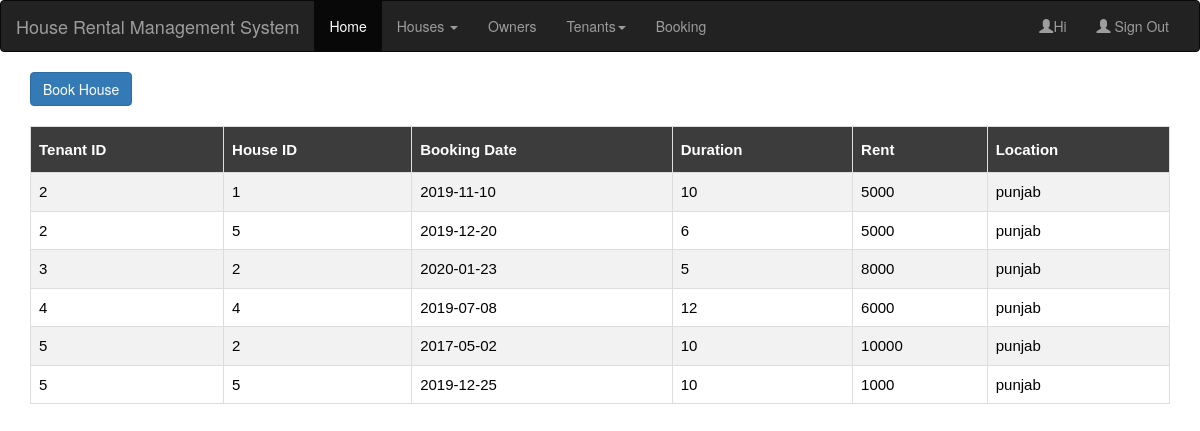
Screenshot of /booking.php with the database file from the repository.
### tables this page shows
CREATE TABLE IF NOT EXISTS `booking` (
  `tenant_id` int(11) DEFAULT NULL,
  `house_id` int(11) DEFAULT NULL,
  `booking_date` date DEFAULT NULL,
  `duration` int(11) DEFAULT NULL,
  `rent` int(11) DEFAULT NULL,
   `size` varchar(255) DEFAULT NULL,
   `location` varchar(255) DEFAULT NULL,
  `agreement` longblob
);

### booking.php (the view, shortened to what this page needs)
<!DOCTYPE html>
<html lang="en">
<head>
  <link rel="stylesheet" type="text/css" href="table.css">
  <link rel="stylesheet" href="https://maxcdn.bootstrapcdn.com/bootstrap/3.4.0/css/bootstrap.min.css">
</head>
<body>
<nav class="navbar navbar-inverse">
  <div class="container-fluid">
    <div class="navbar-header">
      <a class="navbar-brand" href="#">House Rental Management System</a>
    </div>
    <div class="collapse navbar-collapse" id="myNavbar">
      <ul class="nav navbar-nav">
        <li class="active"><a href="home.php">Home</a></li>
        <li class="dropdown">
          <a class="dropdown-toggle" data-toggle="dropdown" href="#">Houses <span class="caret"></span></a>
        </li>
        <li><a href="owner.php">Owners</a></li>
        <li class="dropdown">
          <a class="dropdown-toggle" data-toggle="dropdown" href="#">Tenants<span class="caret"></span></a>
          </li>
        <li><a href="booking.php">Booking</a></li>
      </ul>
      <ul class="nav navbar-nav navbar-right">
         <li><a href="#"><span class="glyphicon glyphicon-user"></span>Hi <?php session_start();echo $_SESSION['uname'];?></a>
         </li>
        <li><a href="index.html"><span class="glyphicon glyphicon-user"></span> Sign Out</a></li>
      </ul>
    </div>
  </div>
</nav>
<div class="container">
<a href="dobooking.html" class='btn btn-primary'>Book House</a>
<br><br>
  <table border="1" id="customers">
    <tr>
      <th>Tenant ID</th>
      <th>House ID</th>
      <th>Booking Date</th>
      <th>Duration</th>
      <th>Rent</th>
      <th>Location</th>
    </tr>
<?php
include("connection.php");
$query="select * from booking";
$data=mysqli_query($conn,$query);
while($result=mysqli_fetch_assoc($data))
{
 echo "<tr><td>".$result['tenant_id']."</td><td>".$result['house_id']."</td><td>".$result['booking_date']."</td><td>".$result['duration']."</td><td>".$result['rent']."</td><td>".$result['location'];
 echo "</td></tr>";
}
echo "</table>";
?>
</div>
</body>
</html>

### table.css (style rules this page uses)
table { width:100%; color: black; font-family: monospace; font-size: 15px; text-align: left; border-color: black; border-style: solid; }
#customers { font-family: "Trebuchet MS", Arial, Helvetica, sans-serif; border-collapse: collapse; width: 100%; }
#customers td, #customers th { border: 1px solid #ddd; padding: 8px; }
#customers tr:nth-child(even) { background-color: #f2f2f2; }
#customers th { padding-top: 12px; padding-bottom: 12px; text-align: left; background-color: #3c3c3c; color: white; }

### rows the page displays
booking: tenant "2", house "1", booking_date "2019-11-10", duration "10", rent "5000", location "punjab"
booking: tenant "2", house "5", booking_date "2019-12-20", duration "6", rent "5000", location "punjab"
booking: tenant "3", house "2", booking_date "2020-01-23", duration "5", rent "8000", location "punjab"
booking: tenant "4", house "4", booking_date "2019-07-08", duration "12", rent "6000", location "punjab"
booking: tenant "5", house "2", booking_date "2017-05-02", duration "10", rent "10000", location "punjab"
booking: tenant "5", house "5", booking_date "2019-12-25", duration "10", rent "1000", location "punjab"
